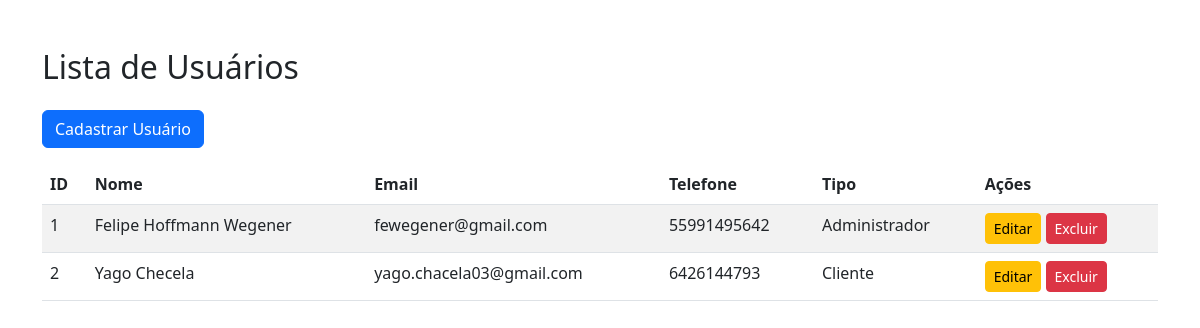
Page /lista_wegener.php on the committed database.
### tables this page shows
CREATE TABLE IF NOT EXISTS `usuarios_wegener` (
  `id_user` int(11) NOT NULL AUTO_INCREMENT,
  `tipo` set('Administrador','Cliente') NOT NULL,
  `nome` varchar(255) NOT NULL DEFAULT '',
  `email` varchar(255) NOT NULL DEFAULT '',
  `telefone` varchar(255) NOT NULL DEFAULT '',
  `senha` varchar(255) NOT NULL DEFAULT '0',
  PRIMARY KEY (`id_user`) USING BTREE
);

### lista_wegener.php (the view, shortened to what this page needs)
<!DOCTYPE html>
<html lang="pt-br">
<head>
    <link href="https://cdn.jsdelivr.net/npm/bootstrap@5.3.0/dist/css/bootstrap.min.css" rel="stylesheet">
</head>
<body>
<div class="container mt-5">
    <h2 class="mb-4">Lista de Usuários</h2>
    <a href="cadastro_wegener.php" class="btn btn-primary mb-3">Cadastrar Usuário</a>
    <?php
    $conn = new mysqli("localhost", "root", "", "wegener_autopecas");
    $result = $conn->query("SELECT * FROM usuarios_wegener");
    echo "<table class='table table-striped'>
            <thead>
                <tr>
                    <th>ID</th>
                    <th>Nome</th>
                    <th>Email</th>
                    <th>Telefone</th>
                    <th>Tipo</th>
                    <th>Ações</th>
                </tr>
            </thead>
            <tbody>";
    if ($result->num_rows > 0) {
        while ($row = $result->fetch_assoc()) {
            $id = htmlspecialchars($row['id_user']);
            $nome = htmlspecialchars($row['nome']);
            $email = htmlspecialchars($row['email']);
            $telefone = htmlspecialchars($row['telefone']);
            $tipo = htmlspecialchars($row['tipo']);
            if (isset($_GET['editar']) && $_GET['editar'] == $id) {
                echo "
                <tr>
                    <form method='POST'>
                        <td><input type='hidden' name='id_user' value='$id'>$id</td>
                        <td><input type='text' name='nome' value='$nome' class='form-control' required></td>
                        <td><input type='email' name='email' value='$email' class='form-control' required></td>
                        <td><input type='text' name='telefone' value='$telefone' class='form-control' required></td>
                        <td><input type='text' name='tipo' value='$tipo' class='form-control' required></td>
                        <td>
                            <button type='submit' class='btn btn-success btn-sm'>Salvar</button>
                            <a href='lista_usuarios.php' class='btn btn-secondary btn-sm'>Cancelar</a>
                        </td>
                    </form>
                </tr>";
            } else {
                echo "
                <tr>
                    <td>$id</td>
                    <td>$nome</td>
                    <td>$email</td>
                    <td>$telefone</td>
                    <td>$tipo</td>
                    <td>
                        <a href='?editar=$id' class='btn btn-warning btn-sm'>Editar</a>
                        <a href='?excluir=$id' class='btn btn-danger btn-sm' onclick='return confirm(\"Tem certeza que deseja excluir este usuário?\")'>Excluir</a>
                    </td>
                </tr>";
            }
        }
    } else {
        echo "<tr><td colspan='6' class='text-center'>Nenhum usuário encontrado.</td></tr>";
    }
    echo "</tbody></table>";
    ?>
</div>
</body>
</html>

### rows in the picture
usuarios_wegener: id_user "1", nome "Felipe Hoffmann Wegener", email "fewegener@gmail.com", telefone "55991495642", tipo "Administrador"
usuarios_wegener: id_user "2", nome "Yago Checela", email "yago.chacela03@gmail.com", telefone "6426144793", tipo "Cliente"
